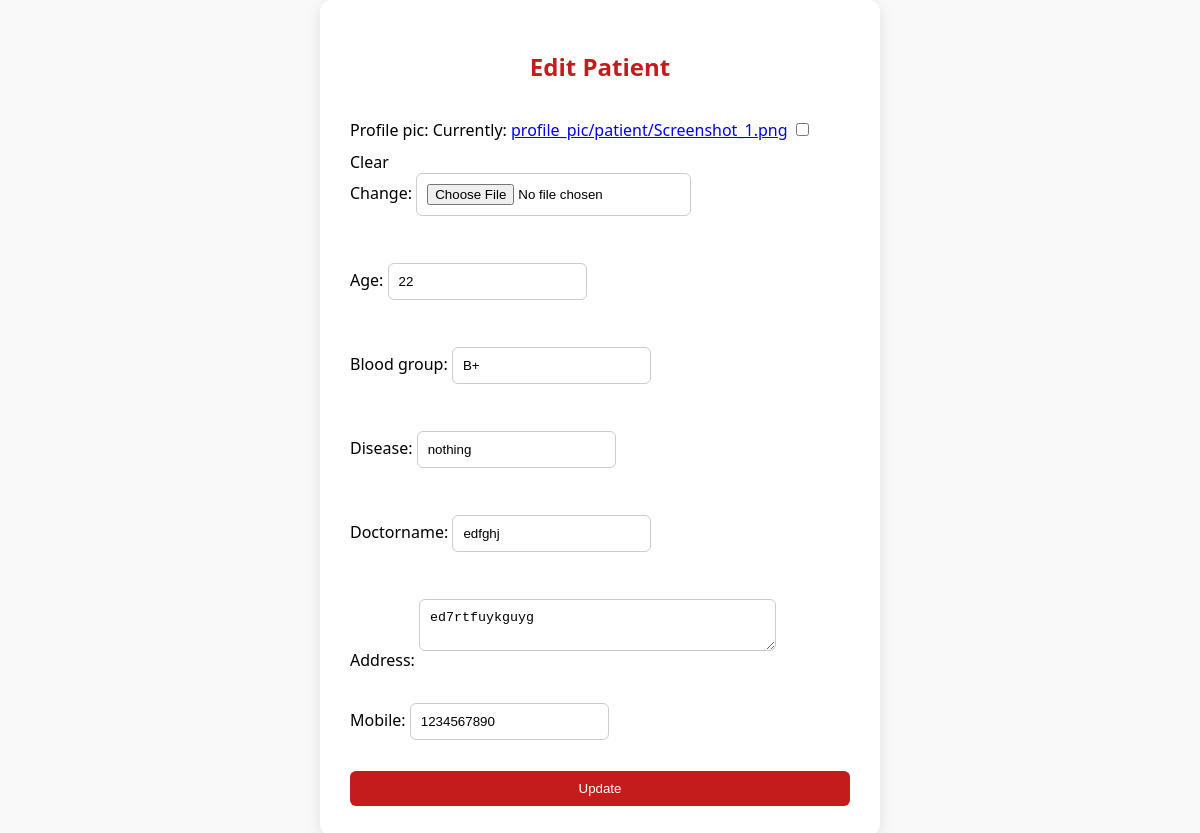
The page /subadmin/patients/edit/3/ (signed in) on the database its author committed.
### patient/models.py (models this page shows, shortened)
class Patient(models.Model):
    BLOOD_GROUP_CHOICES = [
        ('A+', 'A+'),
        ('A-', 'A-'),
        ('B+', 'B+'),
        ('B-', 'B-'),
        ('AB+', 'AB+'),
        ('AB-', 'AB-'),
        ('O+', 'O+'),
        ('O-', 'O-'),
    ]
    user = models.OneToOneField(User, on_delete=models.CASCADE)
    profile_pic = models.ImageField(upload_to='patient_profiles/', null=True, blank=True)
    age = models.PositiveIntegerField()
    blood_group = models.CharField(max_length=10, choices=BLOOD_GROUP_CHOICES)
    disease = models.CharField(max_length=100, blank=True)
    doctorname = models.CharField(max_length=100)
    address = models.TextField()
    mobile = models.CharField(max_length=15)
    email = models.EmailField(blank=True, null=True)

### sub_admin/views.py (the view)
# urls.py: path('patients/edit/<int:pk>/', views.patient_edit_view, name='subadmin_patient_edit'),
@user_passes_test(is_subadmin, login_url='subadmin_login')
def patient_edit_view(request, pk):
    patient = get_object_or_404(Patient, pk=pk)
    form = PatientForm(request.POST or None, instance=patient)
    if form.is_valid():
        form.save()
        return redirect('subadmin_patient_list')
    return render(request, 'subadmin/patient_edit.html', {'form': form})

### patient/forms.py
class PatientForm(forms.ModelForm):
    class Meta:
        model = Patient
        fields = ['profile_pic', 'age', 'blood_group', 'disease', 'doctorname', 'address', 'mobile']
        widgets = {
            'profile_pic': forms.ClearableFileInput(attrs={'class': 'form-control'}),
            'age': forms.NumberInput(attrs={'class': 'form-control'}),
            'blood_group': forms.TextInput(attrs={'class': 'form-control'}),
            'disease': forms.TextInput(attrs={'class': 'form-control'}),
            'doctorname': forms.TextInput(attrs={'class': 'form-control'}),
            'address': forms.Textarea(attrs={'class': 'form-control', 'rows': 2}),
            'mobile': forms.TextInput(attrs={'class': 'form-control'}),
        }

### sub_admin/views.py (called while the page is built)
def is_subadmin(user):
    return user.is_superuser

### templates/subadmin/patient_edit.html (shortened to what this page needs)
<!DOCTYPE html>
<html>
<head>
</head>
<body>
    <div class="edit-container">
        <h2>Edit Patient</h2>
        <form method="post">
            {{ form.as_p }}
            <button type="submit">Update</button>
        </form>
    </div>
</body>
</html>

### templates/subadmin/patient_edit.html (style rules this page uses)
body { font-family: 'Segoe UI', sans-serif; background-color: #f9f9f9; margin: 0; padding: 0; display: flex; justify-content: center; align-items: center; }
.edit-container { background: white; padding: 30px; border-radius: 12px; box-shadow: 0 4px 15px rgba(0, 0, 0, 0.1); max-width: 500px; width: 100%; }
h2 { color: #c41c1c; text-align: center; margin-bottom: 20px; }
form { display: flex; flex-direction: column; }
label { margin: 12px 0 4px; }
input, select, textarea { padding: 10px; margin-bottom: 15px; border-radius: 6px; border: 1px solid #ccc; }
button { background-color: #c41c1c; color: white; border: none; padding: 10px 16px; border-radius: 6px; cursor: pointer; }

### rows shown on the page
Patient: age "22", blood_group "B+", disease "nothing", doctorname "edfghj", address "ed7rtfuykguyg", mobile "1234567890"
